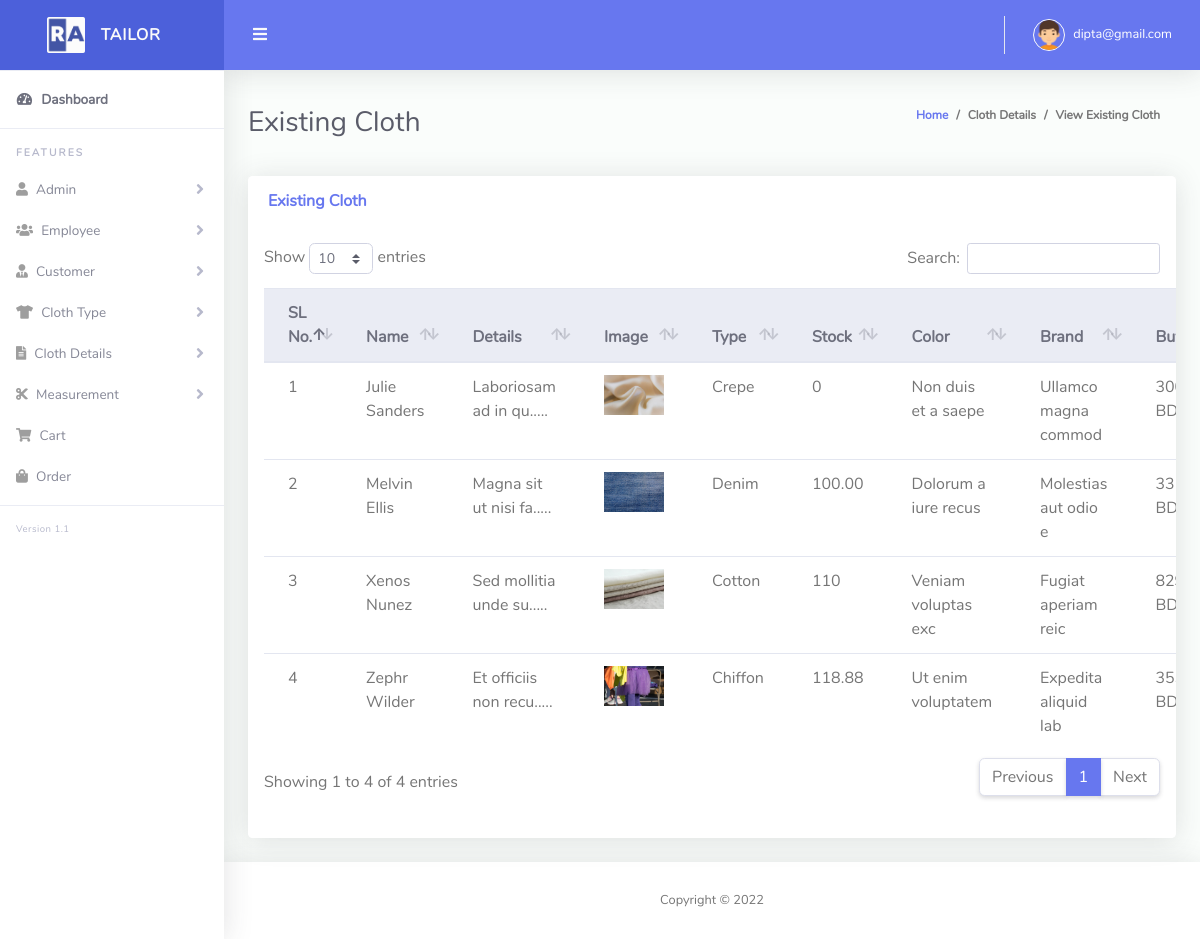
Page /all_cloth.php (signed in) on the earlier database version.
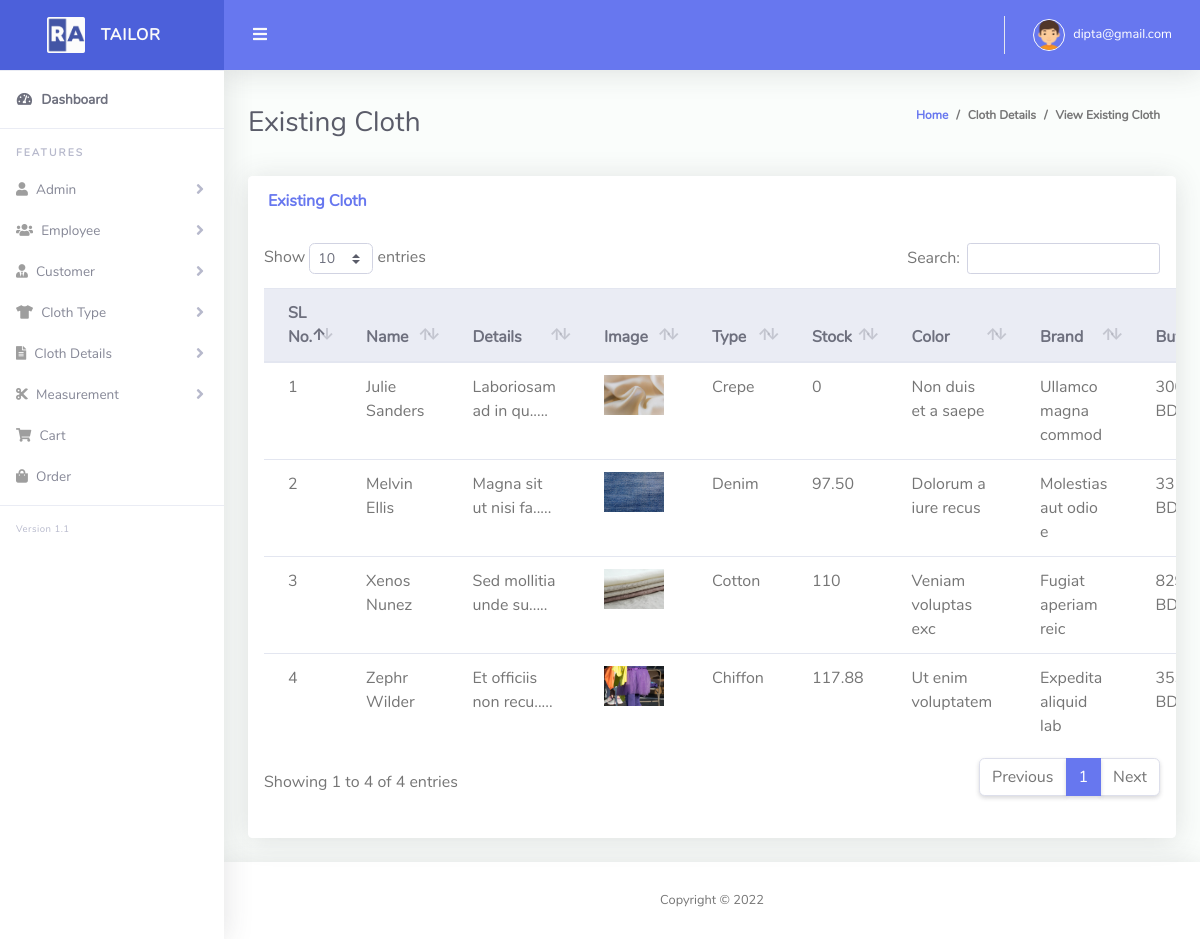
Same page on the later database version.
### tables this page shows
CREATE TABLE `tbl_cloth` (
  `id` int(11) NOT NULL,
  `cloth_name` varchar(255) NOT NULL,
  `type` int(11) NOT NULL,
  `details` text NOT NULL,
  `image` varchar(255) NOT NULL,
  `stock` varchar(255) NOT NULL,
  `color` varchar(255) NOT NULL,
  `brand` varchar(255) NOT NULL,
  `buying_price` int(11) NOT NULL,
  `selling_price` int(11) NOT NULL,
  `discount` int(11) NOT NULL,
  `created_at` timestamp NOT NULL DEFAULT current_timestamp(),
  `soft_delete` tinyint(4) NOT NULL DEFAULT 0
);

CREATE TABLE `cloth_type` (
  `id` int(11) NOT NULL,
  `name` varchar(255) NOT NULL,
  `soft_delete` tinyint(4) NOT NULL DEFAULT 0
);

### Classes/DB.php (called while the page is built, shortened)
<?php
class DB
{
    public function connect(){
        $this->conn = new mysqli("localhost","root","","tailor_shop");
        if ($this->conn->connect_error) {
          die("Connection failed: " . $this->conn->connect_error);
        } else {
            return $msg =  "connected";
        }
    }
}

### Classes/ClothClass.php (called while the page is built, shortened)
<?php
include_once 'db.php';
class ClothClass extends DB
{
    public function viewCloth(){
        $query  = "SELECT tbl_cloth.*, cloth_type.name FROM tbl_cloth INNER JOIN cloth_type ON
        tbl_cloth.type = cloth_type.id WHERE tbl_cloth.soft_delete = 0 ORDER BY tbl_cloth.cloth_name";
        $result = $this->conn->query($query);
        return $result;
    }
}

### Classes/FormatClass.php (called while the page is built, shortened)
<?php
Class Format{
    public function textShorten($text, $limit = 400){
        $text = $text . " ";
        $text = substr($text, 0, $limit);
        $text = substr($text, 0, strrpos($text, ' '));
        $text = $text . ".....";
        return $text;
    }
}

### all_cloth.php (the view, shortened to what this page needs)
<?php include 'layouts/header.php';
?>
<div class="container-fluid" id="container-wrapper">
    <div class="d-sm-flex align-items-center justify-content-between mb-4">
        <h1 class="h3 mb-0 text-gray-800">Existing Cloth</h1>
        <ol class="breadcrumb">
            <li class="breadcrumb-item"><a href="./">Home</a></li>
            <li class="breadcrumb-item">Cloth Details</li>
            <li class="breadcrumb-item active" aria-current="page">View Existing Cloth</li>
        </ol>
    </div>
    <div class="row">
        <div class="col-lg-12 mb-4">
            <div class="card">
                <div class="card-header py-3 d-flex flex-row align-items-center justify-content-between">
                    <h6 class="m-0 font-weight-bold text-primary">Existing Cloth</h6>
                </div>
                <div class="table-responsive p-3">
                    <table class="table align-items-center table-flush" id="dataTable">
                        <thead class="thead-light">
                            <tr>
                                <th>SL No.</th>
                                <th>Name</th>
                                <th>Details</th>
                                <th>Image</th>
                                <th>Type</th>
                                <th>Stock</th>
                                <th>Color</th>
                                <th>Brand</th>
                                <th>Buying</th>
                            </tr>
                        </thead>
                        <tbody>
                            <?php
                            $i = 0;
                            $view = $cloth->viewCloth();
                            foreach ($view as $value) {
                            ?>
                                <tr>
                                    <td><?php echo $i += 1; ?></td>
                                    <td><?php echo $value['cloth_name']; ?></td>
                                    <td><?php echo $fm->textShorten($value['details'], 100); ?></td>
                                    <td><img src="<?php echo $value['image']; ?>" height="40px" width="60px" /></td>
                                    <td><?php echo $value['name']; ?></td>
                                    <td><?php echo $value['stock']; ?></td>
                                    <td><?php echo $value['color']; ?></td>
                                    <td><?php echo $value['brand']; ?></td>
                                    <td><?php echo $value['buying_price']; ?> BDT</td>
                                </tr>
                            <?php } ?>
                        </tbody>
                    </table>
                </div>
                <div class="card-footer"></div>
            </div>
        </div>
    </div>
</div>
<?php include 'layouts/footer.php'; ?>

Differences in the rows shown:
changed tbl_cloth "Melvin Ellis": stock "100.00" → "97.50"
changed tbl_cloth "Zephr Wilder": stock "118.88" → "117.88"
